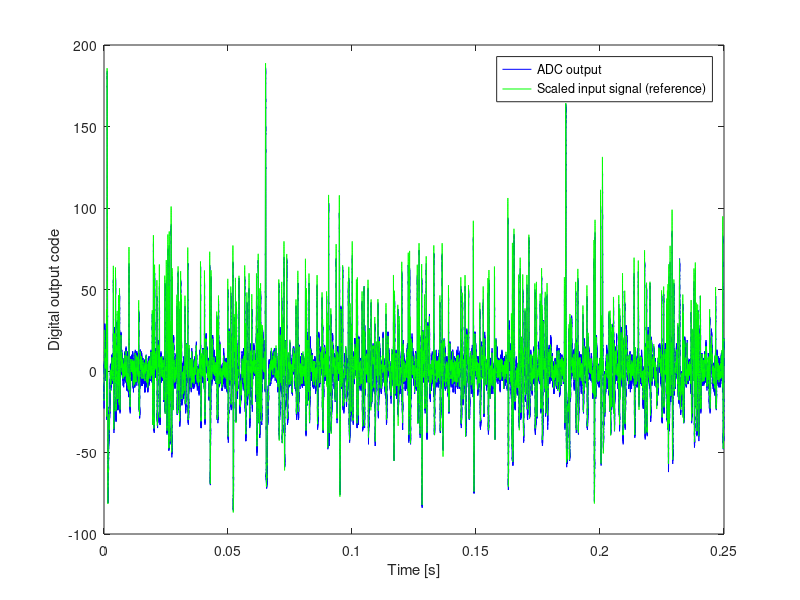

MATLAB code to generate this figure:
%%%%%%%%%%%%%%%%%%%%%%%%%%%%%%%%%%%%%%%%%%%%%
%%% 5XCC0 Assignment 2 - (C) Pieter Harpe %%%
%%% Only for use at TU/e %%%%%%%%%%%%%%%%%%%%
%%% Do not remove copyright %%%%%%%%%%%%%%%%%
%%%%%%%%%%%%%%%%%%%%%%%%%%%%%%%%%%%%%%%%%%%%%

%Here you set all block-level specifications
%Amplifier
Amp_BW = 10000; %BW in Hz
Amp_IRN = 1e-6; %IRN in Vrms
Amp_InputRange = 100e-3; %Input range in Vpp
Amp_Zin = 1000e6; %Input impedance in Ohm
Amp_Gain = 40; %Gain of amplifier in V/V
%Filter
Filter_BW = 10000; %BW in Hz
Filter_IRN = 20e-6; %IRN in Vrms
Filter_InputRange = 2000e-3; %Input range in Vpp
%ADC
ADC_fsample = 500000; %Sample rate in Hz
ADC_IRN = 20e-6; %IRN in Vrms
ADC_InputRange = 1000e-3; %Input range in Vpp
ADC_N = 16; %Resolution of the ADC (bits);
%NOTE: You do not need to enter ENOB, since that spec corresponds with the IRN of the ADC

%Here you set the impedance of the ETIs
Zeti_p = 100e3; %Impedance of the positive electrode [ohm]
Zeti_n = 200e3; %Impedance of the negative electrode [ohm]

%Here you decide which test signals to enable
APon = 1; %Set to 0/1 to disable/enable the AP test signal
CMon = 0; %Set to 0/1 to disable/enable the common-mode disturbance signal
DIFFon = 0; %Set to 0/1 to disable/enable the differential disturbance signal
NOISEon = 1; %Set to 0/1 to disable/enable the input-referred noise

%Here you define the parameters for the common-mode disturbance signal
CMfreq = 200; %Frequency of the common-mode power line signal [Hz]
CMamp = 300e-3; %Amplitude of the common-mode power line signal [Vpp]

%Here you define the parameters for the differential disturbance signal
DIFFfreq = 125; %Frequency of the differential disturbance signal [Hz]
DIFFamp = 12e-3; %Amplitude of the differential disturbance signal [Vpp]

%%% After this line you don't need to change anything,
%%% but please read the code if you like to understand what is going on

%Set some settings for the simulation
if (2 * Filter_BW > ADC_fsample)
    disp ('Violation of Nyquist criterium');
else
    disp ('Nyquist is very happy with your choice of frequencies');
end

%Load exemplary AP recording and turn it into a differential signal
%Data record 1551.mat from: Benjamin Metcalfe, "Action potentials recorded from the L5 dorsal rootlet of rat using a multiple electrode array," Mendeley Data, Version 1, June 12, 2020, CC BY 4.0 License, doi: 10.17632/ybhwtngzmm.1
load ('1551.mat');
APtime = rawdata (:, 1)';
AP_p = 0.5 * rawdata (:, 2)' / 10000; %Compensate for 80dB gain in recorded data
AP_n = -AP_p;
nop = length (AP_p);
k = 1:nop;
Fsample = 1 / (APtime(2) - APtime (1));
TotalTime = nop / Fsample;

%Create a common-mode disturbance interference signal
CM_p = 0.5 * CMamp * sin (2 * pi * CMfreq * k / Fsample);
CM_n = CM_p;

%Create a differential disturbance signal
DIFF_p = 0.25 * DIFFamp * sin (2 * pi * DIFFfreq * k / Fsample);
DIFF_n = -DIFF_p;

%Add signals together, dependent on enable/disable setting
%These are the signals at the source (body) side
Signal_p = APon * AP_p + CMon * CM_p + DIFFon * DIFF_p;
Signal_n = APon * AP_n + CMon * CM_n + DIFFon * DIFF_n;

%%%%%%%%%%%%%%%%%%%%%%%%%%
%%% MODEL OF AMPLIFIER %%%
%%%%%%%%%%%%%%%%%%%%%%%%%%

%Calculate resistive division due to electrode and amplifier impedances
IN_p = Signal_p * Amp_Zin / (Zeti_p + Amp_Zin);
IN_n = Signal_n * Amp_Zin / (Zeti_n + Amp_Zin);
IN_diff = IN_p - IN_n;

%Clip to input range
IN_diff = max (min (IN_diff, 0.5 * Amp_InputRange), -0.5 * Amp_InputRange);

%Calculate noise vector according to IRN, scale up to account for lower BW
Vnoiseamp = NOISEon * Amp_IRN * randn (1, nop) * sqrt (Fsample / 2 / Amp_BW * 2 / pi);

%Calculate amplifier output with gain and noise
Vampout1 = Amp_Gain * (IN_diff + Vnoiseamp);

%Limit amplifier bandwidth
alpha1 = 1 - 2 * pi * Amp_BW / Fsample;
Vampout = zeros (1, nop);
Vampout (1) = Vampout1 (1);
for n = 2:nop
    Vampout (n) = alpha1 * Vampout (n - 1) + (1 - alpha1) * Vampout1 (n - 1);
end

%%%%%%%%%%%%%%%%%%%%%%%
%%% MODEL OF FILTER %%%
%%%%%%%%%%%%%%%%%%%%%%%

%Clip to input range
Vfilterin = max (min (Vampout, 0.5 * Filter_InputRange), -0.5 * Filter_InputRange);

%Calculate noise vector according to IRN, scale up to account for lower BW
Vnoisefilter = NOISEon * Filter_IRN * randn (1, nop) * sqrt (Fsample / 2 / Filter_BW * 2 / pi);

%Calculate filter output with noise
Vfilterout1 = Vfilterin + Vnoisefilter;

%Limit filter bandwidth
alpha2 = 1 - 2 * pi * Filter_BW / Fsample;
Vfilterout = zeros (1, nop);
Vfilterout (1) = Vfilterout1 (1);
for n = 2:nop
    Vfilterout (n) = alpha2 * Vfilterout (n - 1) + (1 - alpha2) * Vfilterout1 (n - 1);
end

%%%%%%%%%%%%%%%%%%%%
%%% MODEL OF ADC %%%
%%%%%%%%%%%%%%%%%%%%

%Clip to input range
Vadcin = max (min (Vfilterout, 0.5 * ADC_InputRange), -0.5 * ADC_InputRange);

%Calculate noise vector according to IRN
Vlsb = ADC_InputRange / 2 ^ ADC_N;
Vnoisequantization = 0.289 * Vlsb; %Calculate ADC quantization noise
if (Vnoisequantization > ADC_IRN) %total ADC_IRN should alwaays be >= ADC quantization noise
    disp ('Error: total ADC noise is below ADC quantization noise');
end
Vnoiserandom = sqrt (ADC_IRN ^ 2 - Vnoisequantization ^ 2); %Calculate ADC circuit noise
Vnoiseadc = NOISEon * Vnoiserandom * randn (1, nop); %Circuit noise vector

%Calculate ADC output with circuit noise and quantization
DCode = floor ((Vadcin + Vnoiseadc) / Vlsb);
MaxCode = 2 ^ (ADC_N - 1) - 1;
MinCode = -2 ^ (ADC_N - 1);
DigitalCode = max (min (DCode, MaxCode), MinCode); %truncate to final resolution
%subsample to actual ADC sampling rate
k2 = round (1:(Fsample / ADC_fsample):nop);
DigitalCode = DigitalCode (k2);

if (sum (DCode > MaxCode) + sum (DCode < MinCode) > 0)
    disp ('Your ADC is saturating');
else
    disp ('Your signal fits in the ADC range');
end

plot (k2 / Fsample, DigitalCode, 'b');
hold on;
plot (k / Fsample, IN_diff * Amp_Gain / ADC_InputRange * 2 ^ ADC_N, 'g');
hold off;
xlabel ('Time [s]');
ylabel ('Digital output code');
legend ('ADC output', 'Scaled input signal (reference)');